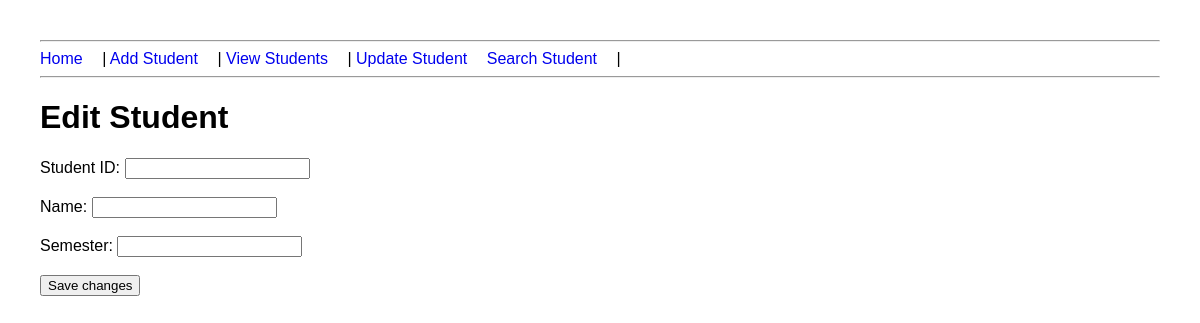
The app's page /update/101, older data.
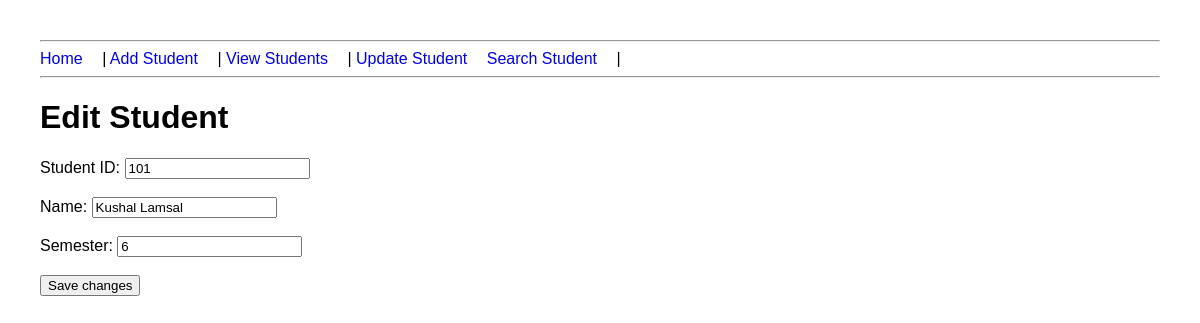
The same page, newer data.
### tables this page shows
CREATE TABLE students(
        student_id TEXT PRIMARY KEY,
        name TEXT,
        semester INTEGER);

### app.py (the view, shortened to what this page needs)
@app.route("/update/<student_id>", methods=["GET", "POST"])
def edit_student(student_id):
    student = search_student(student_id)
    return render_template("edit_student.html",
                           student=student)

### database.py (called while the page is built)
def search_student(student_id):
    conn = sqlite3.connect("school.db")
    cursor = conn.cursor()
    cursor.execute(
        """
        SELECT * FROM students
        WHERE student_id=?""",
        (student_id,)
    )
    student =  cursor.fetchone()
    conn.close()
    return student

### templates/edit_student.html (shortened to what this page needs)
<!DOCTYPE html>
<html>
    <head>
    </head>
    <body>
        {% include 'navbar.html' %}
        <h1>Edit Student</h1>
        <form method="POST">
            Student ID:
            <input
            type="text"
            value="{{ student[0] }}"
            readonly>
            <br><br>
            Name:
            <input
            type="text"
            name="name"
            value="{{ student[1] }}">
            <br><br>
            Semester:
            <input
            type="number"
            name="semester"
            value="{{ student[2] }}">
            <br><br>
            <button type="submit">
                Save changes
            </button>
        </form>
    </body>
</html>

Row changes from the older to the newer data that the page shows:
added students: student_id "101", name "Kushal Lamsal", semester "6"
